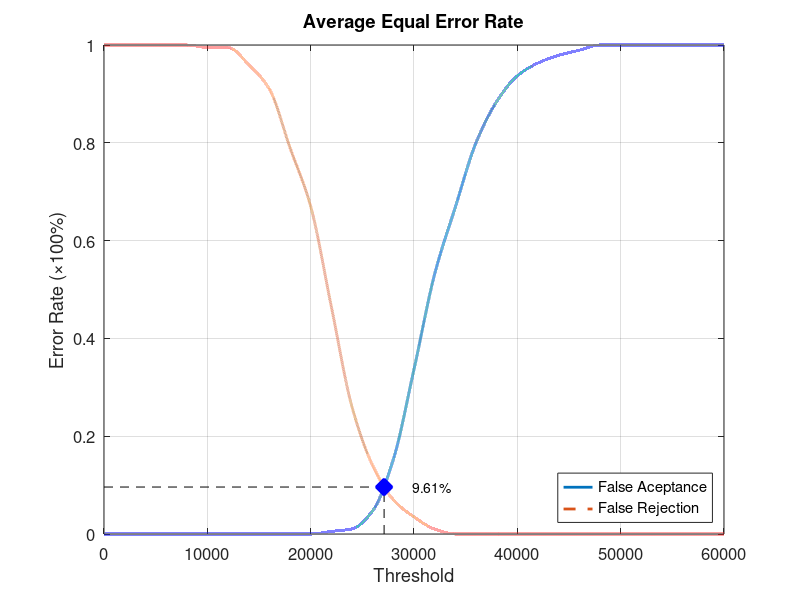
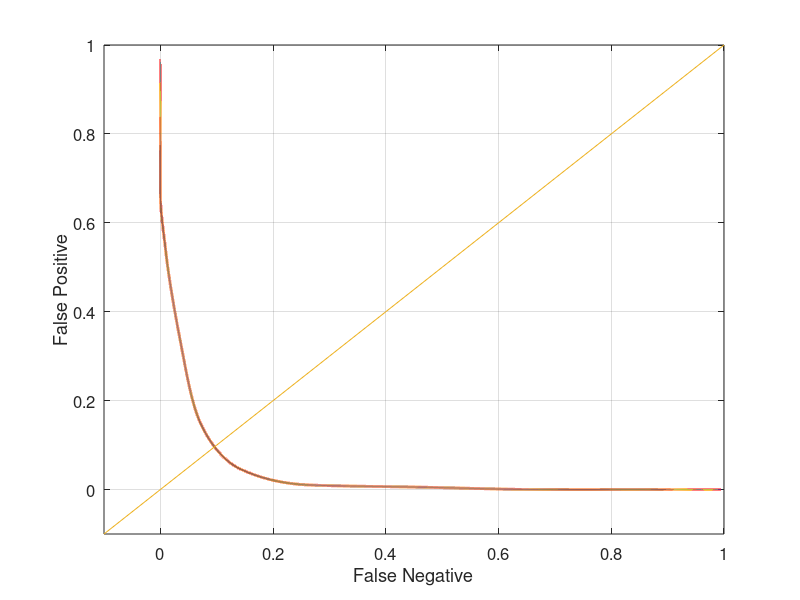

MATLAB code for these plots, in order:
function yEER = Database4_2
close all;
clear;
clc;
x = 0:2000:60000;
xq = 0:0.5:60000;

y0 = [0 0 0 0 0 0 0 0 0 0 0 0.00526316 0.0105263 0.0473684 0.152632 0.336842 0.531579 0.668421 0.8 0.884211 0.936842 0.963158 0.978947 0.989474 1 1 1 1 1 1 1];
yy0 = interp1(x, y0, xq, 'pchip');
y1 = [1 1 1 1 1 0.995 0.995 0.96 0.91 0.79 0.67 0.465 0.26 0.14 0.07 0.035 0.01 0 0 0 0 0 0 0 0 0 0 0 0 0 0];
yy1 = interp1(x, y1, xq, 'pchip');

% Calculating EER: 
y2 = abs(y0 - y1);
find(y2 == min(y2))
yy2 = abs(yy0 - yy1);
xEER = find(yy2 == min(yy2));
xEERIndex = xq(xEER) % X-axis EER
yEER = yy0(xEER) % Y-axis EER

main = figure
plot(xq, yy0,'-','LineWidth', 2);	hold on
plot(xq, yy1,'--','LineWidth', 2);	hold on
plot([xEERIndex xEERIndex], [0 yEER], 'k--');	hold on
plot([0 xEERIndex], [yEER yEER], 'k--');	hold on
plot(xEERIndex, yEER, 'bx', 'LineWidth', 10);	hold on
text(xEERIndex + 10 * xEERIndex / 100, yEER, [num2str(round((10000 * yEER)) / 100) '%'])
legend('False Aceptance', 'False Rejection', 'Location', 'SouthEast')
xlabel('Threshold')
ylabel('Error Rate (\times100%)')
title('Average Equal Error Rate')
set(gca, 'FontSize', 12)
axis([0 60000 0 1])
grid on

print(main, 'Database4_2Main', '-dpng');
FNRxFPR = figure('Color', [1 1 1]);
plot(yy1, yy0, '-', yy1, yy0, 'LineWidth', 2);
hold on
y = -0.1:0.1:1
plot(y, y); 
set(gca, 'FontSize', 12)
xlabel('False Negative')
ylabel('False Positive')
axis([-0.1 1 -0.1 1])
set(gca, 'FontSize', 12)
grid on

print(FNRxFPR, 'Database4_2FNRxFPR','-dpng');
end
